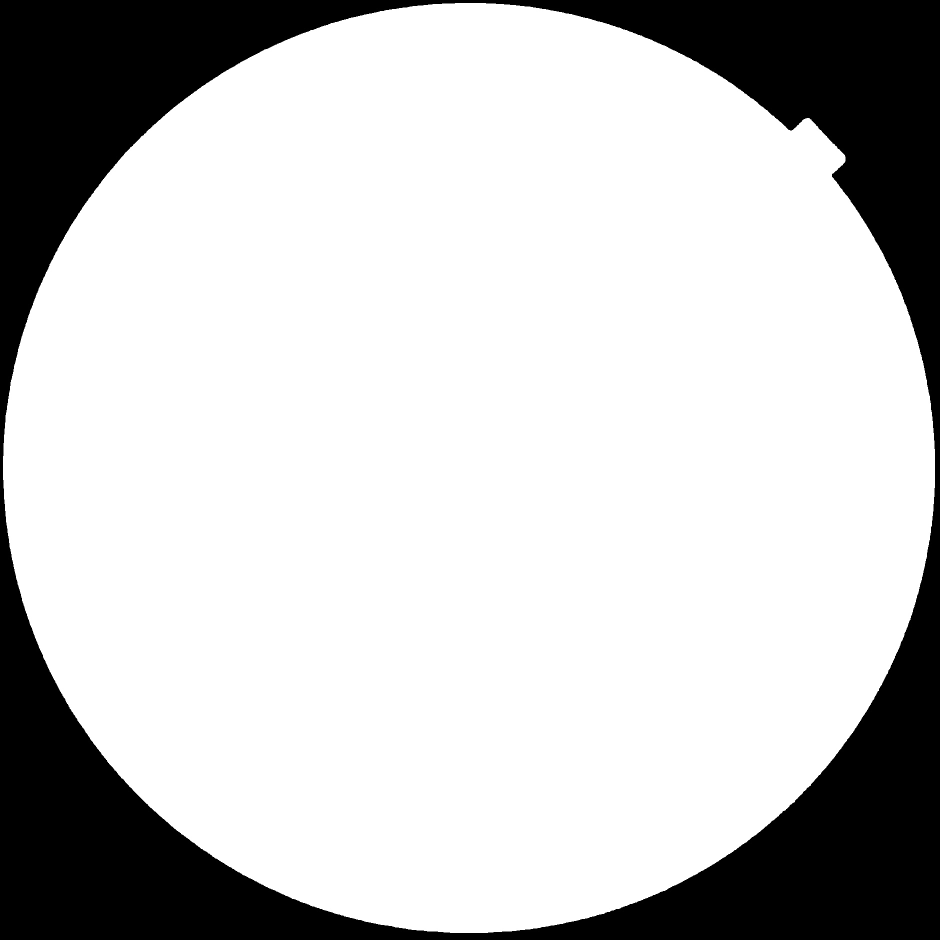
#> input picture binary_mask.jpg, 1880 x 1880 px (shown at 1/2 size)
$ python -i pre_processing_function.py   (imports and definitions only)
#> lines starting #> are read from the running program, lines starting #| are printed output that depends on the picture
# import the necessary packages
import numpy as np
from PIL import Image
import cv2
import os
import matplotlib.pyplot as plt
import time


# Create the histogram plots from of the three channels of the input image 'img_in'
# and save the histogram plots with the '_hist' suffix
def histogram_plot(img_in):
#> called with img_in = 'binary_mask.jpg'
    img_in_array = cv2.imread(img_in)
#> img_in_array is the input picture: shape (1880, 1880, 3); min 0, max 255, mean 196.9
    b, g, r = cv2.split(img_in_array)
    hist_b = cv2.calcHist([b], [0], None, [256], [1, 256])
#> hist_b = 256 values, max 2720442 at index 254, min 0 at index 7, mean 10699.5
    hist_g = cv2.calcHist([g], [0], None, [256], [1, 256])
#> hist_g has the same summary as hist_b
    hist_r = cv2.calcHist([r], [0], None, [256], [1, 256])
#> hist_r has the same summary as hist_b
    plt.plot(hist_b, color='b')
    plt.plot(hist_g, color='g')
    plt.plot(hist_r, color='r')
    plt.xlim([-5, 260])
    if img_in.endswith('.jpg') or img_in.endswith('.png'):
        plt.savefig(img_in[:-4] + '_hist.png')
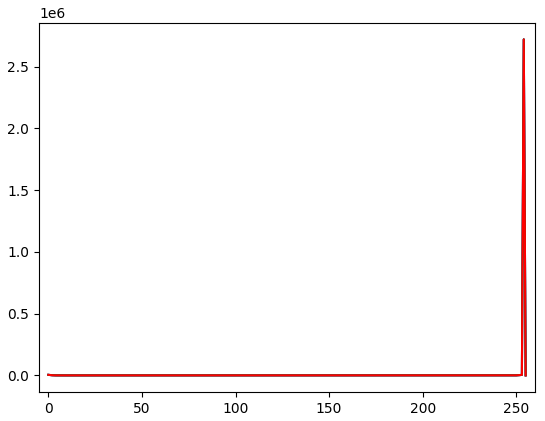
#> figure drawn by matplotlib, 1 panel; curve peaks at x = 254, y = 2720442; curve peaks at x = 254, y = 2720442; curve peaks at x = 254, y = 2720442
    elif img_in.endswith('.jpeg'):
        plt.savefig(img_in[:-5] + '_hist.png')
    plt.clf()


# Function to crop the image to the desired size
# [93 lines left out: functions crop_image, apply_mask_image, clahe_image, main, not called in this run]


# [2 lines not run here, left out]

>>> result = histogram_plot('binary_mask.jpg')
